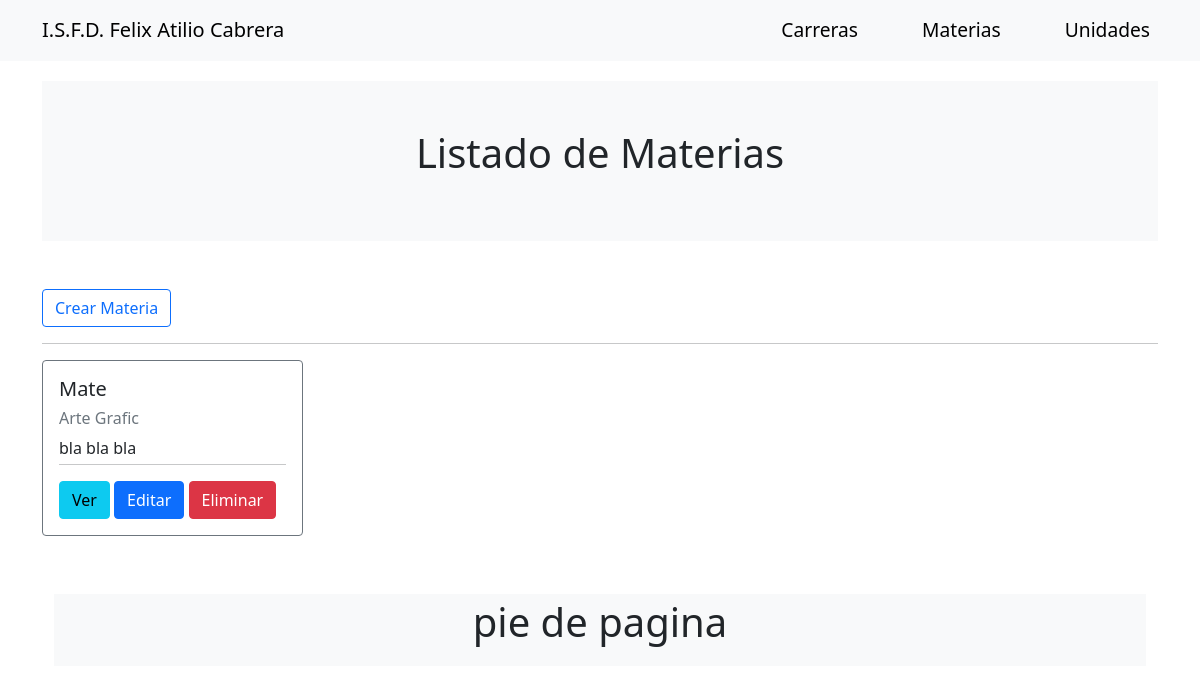
Page /index.php?controller=Materias&action=listaMateriaSeleccionada&id=4 on the committed database.
### tables this page shows
CREATE TABLE `materias` (
  `id` int(11) NOT NULL,
  `title` varchar(75) NOT NULL,
  `content` text NOT NULL,
  `id_carreras` int(11) NOT NULL
);

CREATE TABLE `carreras` (
  `id` int(11) NOT NULL,
  `title` varchar(11) NOT NULL,
  `content` varchar(275) NOT NULL
);

### index.php (called while the page is built, shortened)
<?php
require_once ('model/db.php');
$controller = new $controllerName();
$dataToView["data"] = array();
if (method_exists($controller, $_GET["action"])) {
    $dataToView["data"] = $controller->{$_GET["action"]}();
}
require_once ('view/template/header.php');
require_once ('view/' . $controller->view . '.php');
require_once ('view/template/footer.php');
?>

### model/db.php (called while the page is built, shortened)
<?php
class Db {
    public function __construct() {
        $this->host = constant('DB_HOST');
        $this->db = constant('DB');
        $this->user = constant('DB_USER');
        $this->pass = constant('DB_PASS');
        try {
            $this->conection = new PDO('mysql:host=' . $this->host . ';dbname=' . $this->db, $this->user, $this->pass);
        } catch (PDOException $e) {
            echo $e->getMessage();
            exit();
        }
    }
}
?>

### model/Materias_model.php (called while the page is built, shortened)
<?php
class Materia {
    private $table = 'materias';
    private $conection;
    private function getConection(){
        $dbObj = new Db();
        $this->conection = $dbObj->conection;
    }
    public function getMateriaSeleccionada($id){
    $sql = "SELECT * FROM ".$this->table. " WHERE id_carreras = ?";
    $stmt = $this->conection->prepare($sql);
    $stmt->execute([$id]);
    return $stmt->fetchAll();
    }
}
?>

### controller/Materias.php (called while the page is built, shortened)
<?php
require_once ('model/Materias_model.php');
class MateriasController{
    public function __construct() {
    $this->MateriaObj = new Materia();
    }
    public function listaMateriaSeleccionada(){
        if(isset($_GET["id"])) $id = $_GET["id"];
            return $this->MateriaObj->getMateriaSeleccionada($id);
    }
}
?>

### model/Carreras_model.php (called while the page is built, shortened)
<?php
class Carreras {
    private $table = 'Carreras';
    private $conection;
    private function getConection(){
        $dbObj = new Db();
        $this->conection = $dbObj->conection;
    }
    public function getCarrerasById($id){
        $sql = "SELECT * FROM ".$this->table. " WHERE id = ?";
        $stmt = $this->conection->prepare($sql);
        $stmt->execute([$id]);
        return $stmt->fetch();
    }
}
?>

### controller/Carreras.php (called while the page is built, shortened)
<?php
require_once ('model/Carreras_model.php');
class CarrerasController{
    public function __construct() {
    $this->CarreraObj = new Carreras();
    }
    public function getCarreraById($id){
        return $this->CarreraObj->getCarrerasById($id);
    }
}
?>

### view/List_materia.php (the view)
<div class="row">
    <div class="col-md-12 text-right">
        <a href="index.php?controller=Materias&action=nuevo" class="btn btn-outline-primary">Crear Materia</a>
        <hr/>
    </div>
    <?php
    require_once ('controller/Carreras.php');
    $carreras = new CarrerasController();
    if (count($dataToView["data"]) > 0) {
        foreach ($dataToView["data"] as $materia) {
            $carrera = $carreras->getCarreraById($materia["id_carreras"]);
    ?>
            <div class="col-md-3">
                <div class="card-body border border-secondary rounded">
                    <h5 class="card-title"><?php echo $materia['title']; ?></h5>
                    <h6 class="card-title text-secondary"><?php echo $carrera["title"]; ?></h6>
                    <div class="card-text"><?php echo nl2br($materia['content']); ?></div>
                    <hr class="mt-1"/>
                    <a href="index.php?controller=Unidades&action=listaUnidadSeleccionada&id=<?php echo $materia['id']; ?>" class="btn btn-info">Ver</a>
                    <a href="index.php?controller=Materias&action=editar&id=<?php echo $materia['id']; ?>" class="btn btn-primary">Editar</a>
                    <a href="index.php?controller=Materias&action=confirmDelete&id=<?php echo $materia['id']; ?>" class="btn btn-danger">Eliminar</a>
                </div>
            </div>
    <?php
        }
    } else {
    ?>
        <div class="alert alert-info">
            Actualmente no existen notas.
        </div>
    <?php
    }
    ?>
</div>

### rows in the picture
materias: title "Mate", id_carreras.title "Arte Grafic", content "bla bla bla"

### other values in the picture
$controller->titulo_pagina "Listado de Materias"
